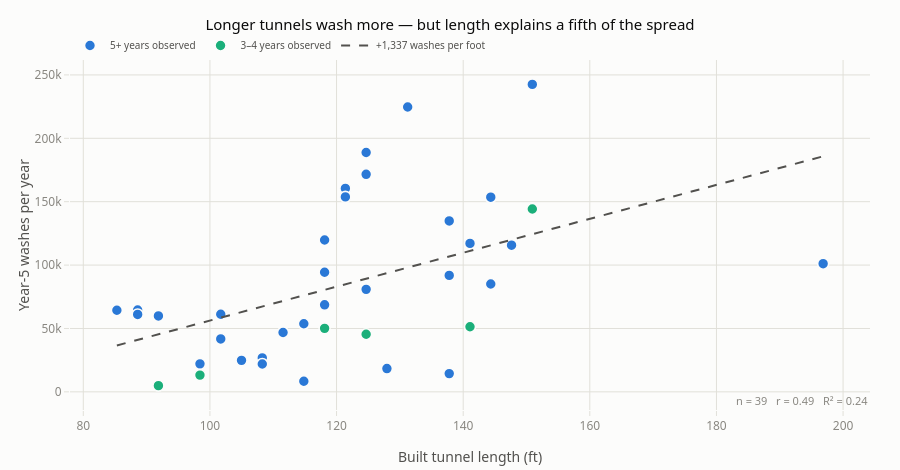

Write notebook code for a chart like this one.
### Markdown cell above
## 1.3 Does a longer tunnel deliver more washes?

Year-5 volume against built length, coloured by how much real history is behind each point.

### Code cell
fit = td.length_vs_volume(d)

fig = go.Figure()
for m in td.MATURITY_ORDER:
    g = d[(d.maturity == m) & d.year5_washes.notna()]
    if g.empty:
        continue
    fig.add_scatter(x=g.tunnel_ft, y=g.year5_washes, mode="markers", name=m,
                    marker=dict(size=11, color=MAT_COLOR[m], line=dict(width=1.6, color=SURFACE)),
                    customdata=g[["site", "utilisation"]],
                    hovertemplate="<b>%{customdata[0]}</b><br>%{x:.0f} ft · %{y:,.0f} washes/yr"
                                  "<br>%{customdata[1]:.0%} of capacity<extra></extra>")
xs = np.linspace(d.tunnel_ft.min(), d.tunnel_ft.max(), 50)
fig.add_scatter(x=xs, y=fit["slope"]*xs + fit["intercept"], mode="lines",
                name=f"+{fit['slope']:,.0f} washes per foot",
                line=dict(color=INK2, width=2, dash="dash"), hoverinfo="skip")
fig.update_layout(title="Longer tunnels wash more — but length explains a fifth of the spread",
                  xaxis_title="Built tunnel length (ft)", yaxis_title="Year-5 washes per year",
                  height=470, legend=dict(orientation="h", yanchor="bottom", y=1.0, x=0,
                                          font=dict(size=10)))
fig.add_annotation(x=1, y=0, xref="paper", yref="paper", xanchor="right", showarrow=False,
                   text=f"n = {fit['n']}   r = {fit['r']:.2f}   R² = {fit['r2']:.2f}",
                   font=dict(color=MUTED, size=11))
fig.show()

print(d.groupby("tier", observed=True).agg(
    sites=("site_key", "size"), median_ft=("tunnel_ft", "median"),
    median_year5=("year5_washes", "median"),
    median_best_hour=("peak_cars_per_hour", "median"),
    capacity_used=("utilisation", "median")).round(2).to_string())

### Figure 1 — Plotly figure (JSON) as saved in the notebook; plotly's stock layout.template omitted (floating-point values rounded to 4 significant figures)
{"data": [{"customdata": [["Total Package Lakeland", 0.7885], ["American Pride Six Forks", 0.9754], ["Caliber Inverness", 0.8984], ["Clean Wave Express Carwash", 0.6657], ["Ollie Wash Owensboro", 0.659], ["Prestige Car Wash", 0.9062], ["Radiant Auburndale", 0.7343], ["Aqua Blue Peachtree", 0.6825], ["Snap Clean Cedar Hill", 0.6967], ["Superior Shine Car Wash", 0.8467], ["Gallup 49", 0.8152], ["Monster Express Car Wash", 0.6164], ["Alameda", 0.4724], ["Forest City", 0.6265], ["Magic City Car Wash", 0.5007], ["Cool River Express Car Wash", 0.6304], ["Varsity Carwash Lincoln", 0.746], ["Cedar Town", 0.4995], ["Blu's Flex Serve Car Wash", 0.7338], ["Ocean State Car Wash", 0.8441], ["Carl's Wash", 0.7473], ["Castaway Car Wash", 0.6773], ["Fast Pass Car Wash", 0.6423], ["West Chester Car Wash", 0.6967], ["Carisma Car Wash", 0.4482], ["Mr D Car Wash", 0.6686], ["Aladdin Car Wash", 0.6373], ["Seaway Car Wash South #2", 0.2476], ["Bulldog Car Wash", 0.3353], ["Slim Olson Car Wash", 0.5265], ["Wash & Wax Pros", 0.2892], ["Intracoastal Car Wash", 0.5153], ["Prestige Auto Spa", 0.2961]], "hovertemplate": "<b>%{customdata[0]}</b><br>%{x:.0f} ft · %{y:,.0f} washes/yr<br>%{customdata[1]:.0%} of capacity<extra></extra>", "marker": {"color": "#2a78d6", "line": {"color": "#fcfcfb", "width": 1.6}, "size": 11}, "mode": "markers", "name": "5+ years observed", "type": "scatter", "x": [150.9, 131.2, 124.7, 124.7, 121.4, 121.4, 144.4, 150.9, 137.8, 118.1, 141.1, 147.6, 196.9, 118.1, 137.8, 144.4, 124.7, 118.1, 88.58, 85.3, 101.7, 88.58, 91.86, 114.8, 111.5, 101.7, 108.3, 105.0, 98.43, 108.3, 128.0, 137.8, 114.8], "y": [242500.0, 224700.0, 188800.0, 171600.0, 160500.0, 153800.0, 153600.0, 144600.0, 134800.0, 119800.0, 117100.0, 115700.0, 101100.0, 94330.0, 91880.0, 85080.0, 80870.0, 68660.0, 64530.0, 64360.0, 61240.0, 61070.0, 59890.0, 53730.0, 46790.0, 41740.0, 26770.0, 24860.0, 22110.0, 21970.0, 18370.0, 14410.0, 8348.0]}, {"customdata": [["Sud Stop Bradenton", 0.5367], ["Classie Express Wash", 0.4182], ["Whistle Wash Circle K", 0.3556], ["Deep Clean Car Wash", 0.3609], ["Liquid Sunshine", 0.5588], ["Jupiter Galaxy Car Wash", 0.2068]], "hovertemplate": "<b>%{customdata[0]}</b><br>%{x:.0f} ft · %{y:,.0f} washes/yr<br>%{customdata[1]:.0%} of capacity<extra></extra>", "marker": {"color": "#1baf7a", "line": {"color": "#fcfcfb", "width": 1.6}, "size": 11}, "mode": "markers", "name": "3–4 years observed", "type": "scatter", "x": [150.9, 141.1, 118.1, 124.7, 98.43, 91.86], "y": [144200.0, 51390.0, 50110.0, 45470.0, 13210.0, 4914.0]}, {"hoverinfo": "skip", "line": {"color": "#52514e", "dash": "dash", "width": 2}, "mode": "lines", "name": "+1,337 washes per foot", "type": "scatter", "x": [85.3, 87.58, 89.85, 92.13, 94.41, 96.68, 98.96, 101.2, 103.5, 105.8, 108.1, 110.3, 112.6, 114.9, 117.2, 119.4, 121.7, 124.0, 126.3, 128.6, 130.8, 133.1, 135.4, 137.7, 139.9, 142.2, 144.5, 146.8, 149.0, 151.3, 153.6, 155.9, 158.1, 160.4, 162.7, 165.0, 167.3, 169.5, 171.8, 174.1, 176.4, 178.6, 180.9, 183.2, 185.5, 187.7, 190.0, 192.3, 194.6, 196.9], "y": [36590.0, 39640.0, 42680.0, 45730.0, 48770.0, 51820.0, 54860.0, 57900.0, 60950.0, 63990.0, 67040.0, 70080.0, 73130.0, 76170.0, 79220.0, 82260.0, 85310.0, 88350.0, 91400.0, 94440.0, 97490.0, 100500.0, 103600.0, 106600.0, 109700.0, 112700.0, 115800.0, 118800.0, 121800.0, 124900.0, 127900.0, 131000.0, 134000.0, 137100.0, 140100.0, 143200.0, 146200.0, 149200.0, 152300.0, 155300.0, 158400.0, 161400.0, 164500.0, 167500.0, 170600.0, 173600.0, 176600.0, 179700.0, 182700.0, 185800.0]}], "layout": {"annotations": [{"font": {"color": "#898781", "size": 11}, "showarrow": false, "text": "n = 39   r = 0.49   R² = 0.24", "x": 1, "xanchor": "right", "xref": "paper", "y": 0, "yref": "paper"}], "height": 470, "legend": {"font": {"size": 10}, "orientation": "h", "x": 0, "y": 1.0, "yanchor": "bottom"}, "title": {"text": "Longer tunnels wash more — but length explains a fifth of the spread"}, "xaxis": {"title": {"text": "Built tunnel length (ft)"}}, "yaxis": {"title": {"text": "Year-5 washes per year"}}}}
